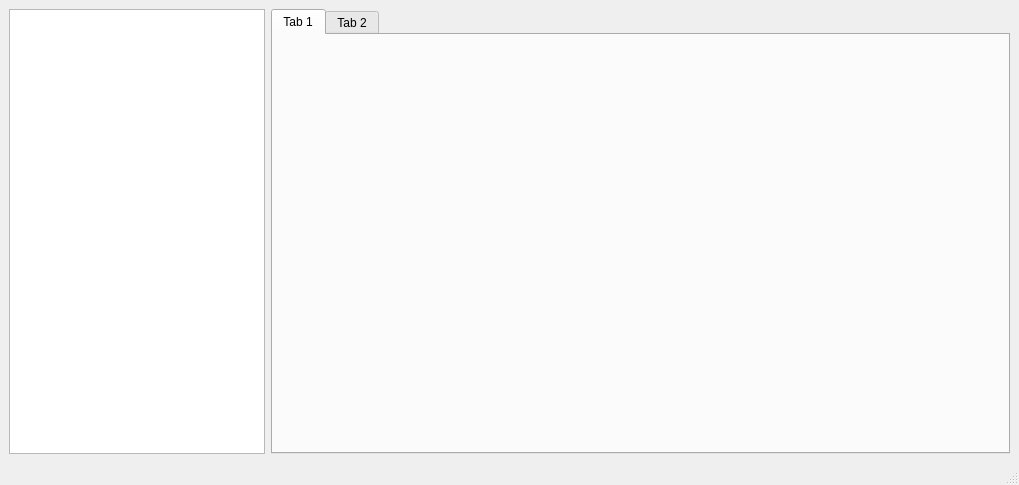
<?xml version="1.0" encoding="UTF-8"?>
<ui version="4.0">
 <class>MainWindow</class>
 <widget class="QMainWindow" name="MainWindow">
  <property name="geometry">
   <rect>
    <x>0</x>
    <y>0</y>
    <width>1019</width>
    <height>485</height>
   </rect>
  </property>
  <property name="windowTitle">
   <string>MainWindow</string>
  </property>
  <widget class="QWidget" name="centralwidget">
   <layout class="QHBoxLayout" name="horizontalLayout_2">
    <item>
     <layout class="QHBoxLayout" name="horizontalLayout">
      <item>
       <widget class="QListWidget" name="listWidget">
        <property name="sizePolicy">
         <sizepolicy hsizetype="Maximum" vsizetype="Expanding">
          <horstretch>0</horstretch>
          <verstretch>0</verstretch>
         </sizepolicy>
        </property>
       </widget>
      </item>
      <item>
       <widget class="QTabWidget" name="tabWidget">
        <property name="sizePolicy">
         <sizepolicy hsizetype="Expanding" vsizetype="Expanding">
          <horstretch>0</horstretch>
          <verstretch>0</verstretch>
         </sizepolicy>
        </property>
        <widget class="QWidget" name="tab">
         <attribute name="title">
          <string>Tab 1</string>
         </attribute>
        </widget>
        <widget class="QWidget" name="tab_2">
         <attribute name="title">
          <string>Tab 2</string>
         </attribute>
        </widget>
       </widget>
      </item>
     </layout>
    </item>
   </layout>
  </widget>
  <widget class="QMenuBar" name="menubar">
   <property name="geometry">
    <rect>
     <x>0</x>
     <y>0</y>
     <width>1019</width>
     <height>20</height>
    </rect>
   </property>
  </widget>
  <widget class="QStatusBar" name="statusbar"/>
 </widget>
 <resources/>
 <connections/>
</ui>
